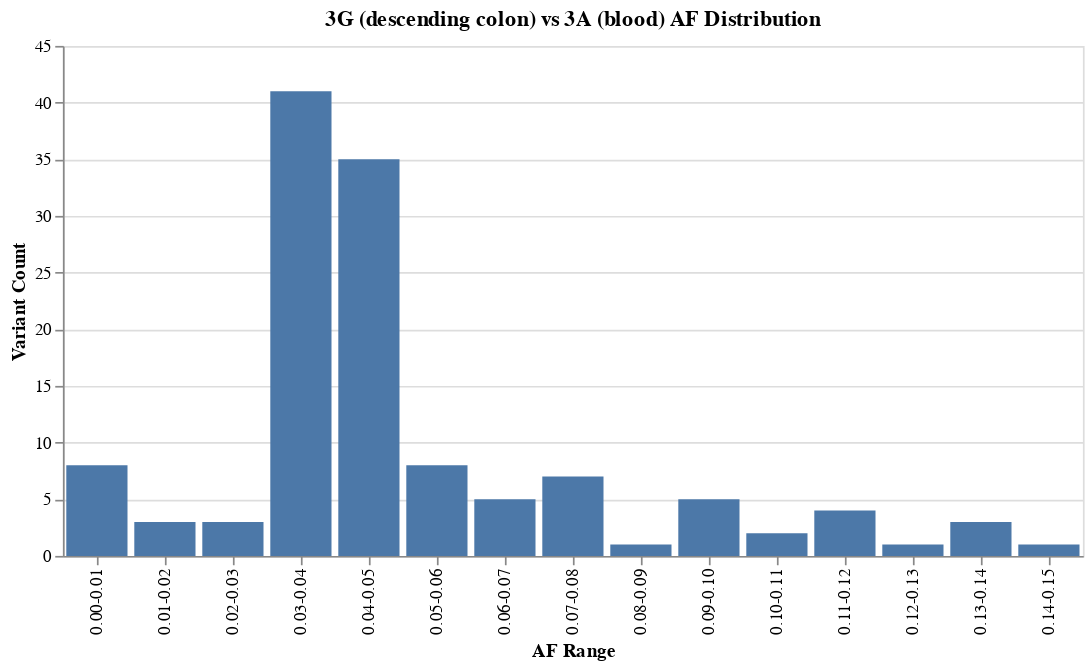

Write notebook code for a chart like this one.
### Code cell
import altair as alt
import pandas as pd

# Your data
data_3ak = {
    'AF_range': [
        '0.00-0.01', '0.01-0.02', '0.02-0.03', '0.03-0.04', '0.04-0.05',
        '0.05-0.06', '0.06-0.07', '0.07-0.08', '0.08-0.09', '0.09-0.10',
        '0.10-0.11', '0.11-0.12', '0.12-0.13', '0.13-0.14', '0.14-0.15'
    ],
    'Count': [3, 5, 6, 38, 20, 7, 5, 1, 4, 1, 2, 4, 0, 2, 1]
}

data_3am = {
        'AF_range': [
        '0.00-0.01', '0.01-0.02', '0.02-0.03', '0.03-0.04', '0.04-0.05',
        '0.05-0.06', '0.06-0.07', '0.07-0.08', '0.08-0.09', '0.09-0.10',
        '0.10-0.11', '0.11-0.12', '0.12-0.13', '0.13-0.14', '0.14-0.15'
    ],
    'Count': [3, 0, 15, 43, 22, 11, 7, 4, 3, 3, 2, 0, 2, 0, 0]
}

data_3e = {
    'AF_range': [
        '0.00-0.01', '0.01-0.02', '0.02-0.03', '0.03-0.04', '0.04-0.05',
        '0.05-0.06', '0.06-0.07', '0.07-0.08', '0.08-0.09', '0.09-0.10',
        '0.10-0.11', '0.11-0.12', '0.12-0.13', '0.13-0.14', '0.14-0.15'
    ],
    'Count': [22, 12, 158, 80, 36, 20, 20, 8, 10, 5, 2, 1, 0, 4, 1]
}

data_3g = {
    'AF_range': [
        '0.00-0.01', '0.01-0.02', '0.02-0.03', '0.03-0.04', '0.04-0.05',
        '0.05-0.06', '0.06-0.07', '0.07-0.08', '0.08-0.09', '0.09-0.10',
        '0.10-0.11', '0.11-0.12', '0.12-0.13', '0.13-0.14', '0.14-0.15'
    ],
    'Count': [8, 3, 3, 41, 35, 8, 5, 7, 1, 5, 2, 4, 1, 3, 1]
}

df = pd.DataFrame(data_3g)

chart = alt.Chart(df).mark_bar().encode(
    x=alt.X('AF_range', sort=df['AF_range'].tolist(), title='AF Range'),
    y=alt.Y('Count', title='Variant Count'),
    tooltip=['AF_range', 'Count']
).properties(
    width=600,
    height=300,
    title='3G (descending colon) vs 3A (blood) AF Distribution'
)

chart

### Figure 1 — Vega-Lite specification as saved in the notebook (floating-point values rounded to 4 significant figures)
{"config": {"view": {"continuousWidth": 300, "continuousHeight": 300}}, "data": {"name": "data-f84d4e4ddfa272a9ba80e72e22035536"}, "mark": {"type": "bar"}, "encoding": {"tooltip": [{"field": "AF_range", "type": "nominal"}, {"field": "Count", "type": "quantitative"}], "x": {"field": "AF_range", "sort": ["0.00-0.01", "0.01-0.02", "0.02-0.03", "0.03-0.04", "0.04-0.05", "0.05-0.06", "0.06-0.07", "0.07-0.08", "0.08-0.09", "0.09-0.10", "0.10-0.11", "0.11-0.12", "0.12-0.13", "0.13-0.14", "0.14-0.15"], "title": "AF Range", "type": "nominal"}, "y": {"field": "Count", "title": "Variant Count", "type": "quantitative"}}, "height": 300, "title": "3G (descending colon) vs 3A (blood) AF Distribution", "width": 600, "$schema": "https://vega.github.io/schema/vega-lite/v5.20.1.json", "datasets": {"data-f84d4e4ddfa272a9ba80e72e22035536": [{"AF_range": "0.00-0.01", "Count": 8}, {"AF_range": "0.01-0.02", "Count": 3}, {"AF_range": "0.02-0.03", "Count": 3}, {"AF_range": "0.03-0.04", "Count": 41}, {"AF_range": "0.04-0.05", "Count": 35}, {"AF_range": "0.05-0.06", "Count": 8}, {"AF_range": "0.06-0.07", "Count": 5}, {"AF_range": "0.07-0.08", "Count": 7}, {"AF_range": "0.08-0.09", "Count": 1}, {"AF_range": "0.09-0.10", "Count": 5}, {"AF_range": "0.10-0.11", "Count": 2}, {"AF_range": "0.11-0.12", "Count": 4}, {"AF_range": "0.12-0.13", "Count": 1}, {"AF_range": "0.13-0.14", "Count": 3}, {"AF_range": "0.14-0.15", "Count": 1}]}}
